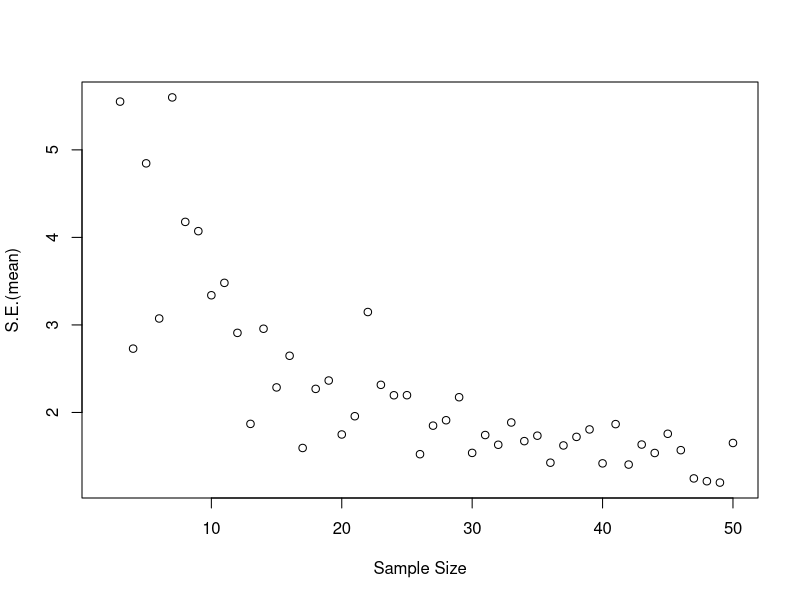
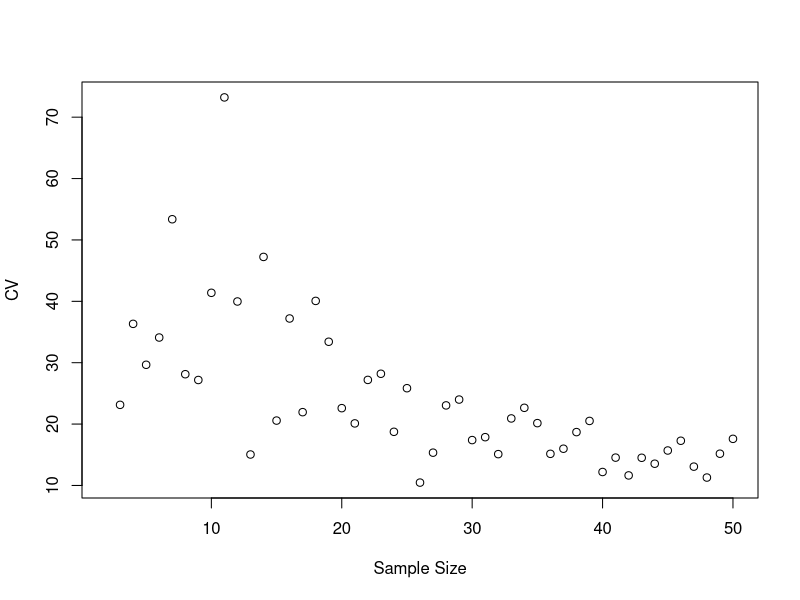

Reproduce these figures in R, in order.
samp<-list(NULL)
for(i in 2:49){
  samp[[i]] <- rnorm(n = i, mean =10, sd = 10)
}

sem <- function(x){sd(x)/sqrt(length(x))}
cv<- function(x){(sd(x)/sqrt(length(x)))/mean(x, na.rm=T)}

sds <- unlist(lapply(samp, sem))
cvs <- unlist(lapply(samp, cv))

n <- 2:50

plot(sds~n, xlab="Sample Size", ylab = "S.E.(mean)")
plot(100*cvs~n, xlab="Sample Size", ylab = "CV")
